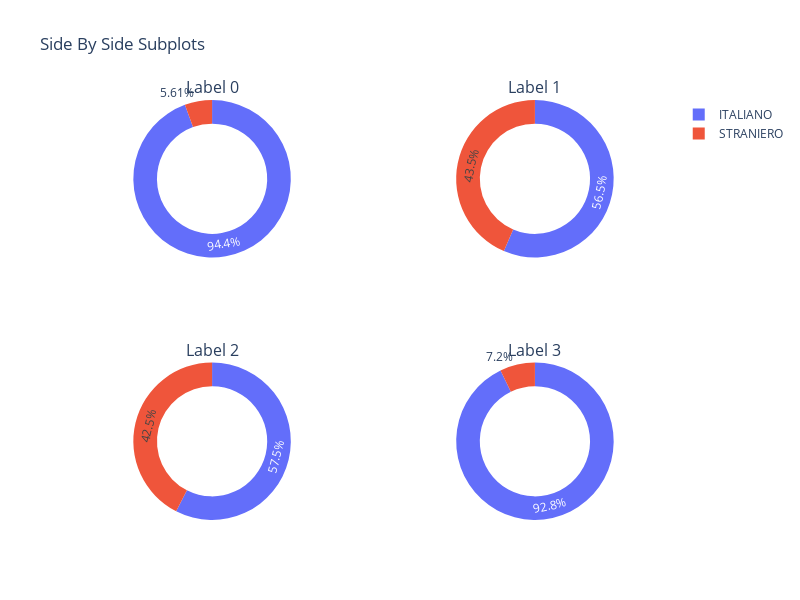

Notebook cell for this chart:
### Code cell
cc_18191 = cc_1819[(cc_1819.Label == 0)]['CITTADINANZA'].value_counts()
cc_18192 =  cc_1819[(cc_1819.Label == 1)]['CITTADINANZA'].value_counts()
cc_18193 =  cc_1819[(cc_1819.Label == 2)]['CITTADINANZA'].value_counts()
cc_18194 =  cc_1819[(cc_1819.Label == 3)]['CITTADINANZA'].value_counts()

fig = make_subplots(rows=2, cols=2,subplot_titles=("Label 0","Label 1","Label 2","Label 3"),
                    specs=[[{"type": "pie"}, {"type": "pie"}],[{"type": "pie"}, {"type": "pie"}]])

fig.add_trace(
    go.Pie(values = cc_18191.values, labels = cc_18191.index, hole=0.7),
    row=1, col=1
)

fig.add_trace(
    go.Pie(values = cc_18192.values, labels = cc_18192.index, hole=0.7),
    row=1, col=2
)

fig.add_trace(
    go.Pie(values = cc_18193.values, labels = cc_18193.index, hole=0.7),
    row=2, col=1
)

fig.add_trace(
    go.Pie(values = cc_18194.values, labels = cc_18194.index, hole=0.7),
    row=2, col=2
)

fig.update_layout(height=600, width=800, title_text="Side By Side Subplots")
fig.show()

### Figure 1 — Plotly figure (JSON) as saved in the notebook; plotly's stock layout.template omitted (floating-point values rounded to 4 significant figures)
{"data": [{"domain": {"x": [0, 0.45], "y": [0.625, 1]}, "hole": 0.7, "labels": ["ITALIANO", "STRANIERO"], "type": "pie", "values": [366460, 21795]}, {"domain": {"x": [0.55, 1], "y": [0.625, 1]}, "hole": 0.7, "labels": ["ITALIANO", "STRANIERO"], "type": "pie", "values": [606052, 467505]}, {"domain": {"x": [0, 0.45], "y": [0, 0.375]}, "hole": 0.7, "labels": ["ITALIANO", "STRANIERO"], "type": "pie", "values": [120325, 88803]}, {"domain": {"x": [0.55, 1], "y": [0, 0.375]}, "hole": 0.7, "labels": ["ITALIANO", "STRANIERO"], "type": "pie", "values": [858767, 66589]}], "layout": {"annotations": [{"font": {"size": 16}, "showarrow": false, "text": "Label 0", "x": 0.225, "xanchor": "center", "xref": "paper", "y": 1, "yanchor": "bottom", "yref": "paper"}, {"font": {"size": 16}, "showarrow": false, "text": "Label 1", "x": 0.775, "xanchor": "center", "xref": "paper", "y": 1, "yanchor": "bottom", "yref": "paper"}, {"font": {"size": 16}, "showarrow": false, "text": "Label 2", "x": 0.225, "xanchor": "center", "xref": "paper", "y": 0.375, "yanchor": "bottom", "yref": "paper"}, {"font": {"size": 16}, "showarrow": false, "text": "Label 3", "x": 0.775, "xanchor": "center", "xref": "paper", "y": 0.375, "yanchor": "bottom", "yref": "paper"}], "height": 600, "title": {"text": "Side By Side Subplots"}, "width": 800}}
